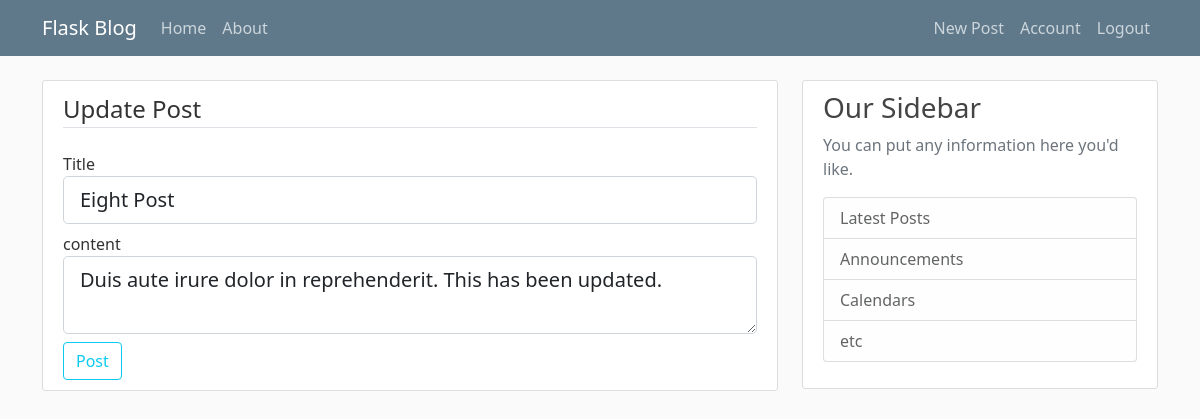
Screenshot of /post/9/update (signed in) with the database file from the repository.
### flaskblog/models.py (models this page shows, shortened)
class Post(db.Model):
    id = db.Column(db.Integer, primary_key=True)
    title = db.Column(db.String(100), nullable=False)
    date_posted = db.Column(db.DateTime, nullable=False, default=datetime.utcnow)
    content = db.Column(db.Text, nullable=False)
    user_id = db.Column(db.Integer, db.ForeignKey("user.id"), nullable=False)

### flaskblog/posts/routes.py (the view)
@posts.route("/post/<int:post_id>/update", methods=["GET", "POST"])
@login_required
def update_post(post_id):
    post = Post.query.get_or_404(post_id)
    if post.author != current_user:
        abort(403)
    form = PostForm()
    if form.validate_on_submit():
        post.title = form.title.data
        post.content = form.content.data
        db.session.commit()
        flash("Your post has been updated!", "success")
        return redirect(url_for("posts.post", post_id=post.id))
    elif request.method == "GET":
        form.title.data = post.title
        form.content.data = post.content
    return render_template(
        "create_post.html", title="Update Post", form=form, legend="Update Post"
    )

### flaskblog/posts/forms.py
class PostForm(FlaskForm):
    title = StringField("Title", validators=[DataRequired()])
    content = TextAreaField("content", validators=[DataRequired()])
    submit = SubmitField("Post")

### flaskblog/models.py (called while the page is built)
@login_manager.user_loader
def load_user(user_id):
    return User.query.get(int(user_id))

### flaskblog/templates/create_post.html (shortened to what this page needs)
{% extends 'layout.html' %}
{% block content %}
    <div class="content-section">
        <form action="" method="post">
            <fieldset class="form-group">
                <legend class='border-bottom mb-4'>{{ legend }}</legend>
                <div class="form-group">
                    {{ form.title.label(class='form-control-label') }}
                    {% if form.title.errors %}
                        {{ form.title(class='form-control from-control-lg is-invalid') }}
                        <div class="invalid-feedback">
                            {% for error in form.title.errors %}
                                <span>{{ error }}</span>
                            {% endfor %}
                        </div>
                    {% else %}
                        {{ form.title(class='form-control form-control-lg mb-2') }}
                    {% endif %}
                </div>
                <div class="form-group">
                    {{ form.content.label(class='form-control-label') }}
                    {% if form.content.errors %}
                        {{ form.content(class='form-control from-control-lg is-invalid') }}
                        <div class="invalid-feedback">
                            {% for error in form.content.errors %}
                                <span>{{ error }}</span>
                            {% endfor %}
                        </div>
                    {% else %}
                        {{ form.content(class='form-control form-control-lg mb-2') }}
                    {% endif %}
                </div>
            </fieldset>
            <div class="form-group">
                {{ form.submit(class='btn btn-outline-info') }}
            </div>
        </form>
    </div>
{% endblock content %}

### flaskblog/static/main.css (style rules this page uses)
body { background: #fafafa; color: #333333; margin-top: 5rem; }
.content-section { background: #ffffff; padding: 10px 20px; border: 1px solid #dddddd; border-radius: 3px; margin-bottom: 20px; }

### rows the page displays
Post: title "Eight Post", content "Duis aute irure dolor in reprehenderit. This has been updated."

### other values shown
{{ legend }} "Update Post"
